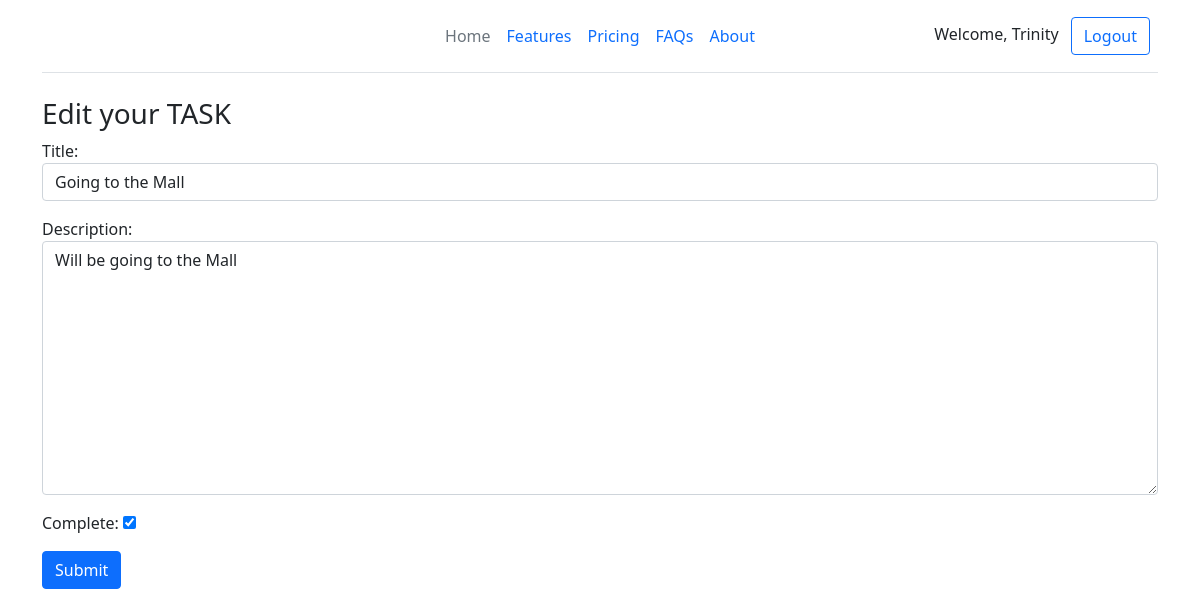
Page /update/1/ (signed in) on the committed database.
### base/models.py (models this page shows, shortened)
class Task(models.Model):
    user = models.ForeignKey(User,on_delete=models.CASCADE,null=True)
    title = models.CharField(max_length=200)
    description = models.TextField(null=False,blank=True)
    complete = models.BooleanField(default=False)
    created = models.DateTimeField(auto_now_add=True)
    class Meta:
        verbose_name = "Task"
        verbose_name_plural = "Task"
        ordering = ['complete']

### base/views.py (the view)
# urls.py: path("update/<int:pk>/", TaskUpdate.as_view(), name= "update"),
class TaskUpdate(LoginRequiredMixin,UpdateView):
    model = Task
    form_class = TaskForm
    template_name = "base/update.html"
    success_url = reverse_lazy('index')

### base/forms.py
class TaskForm(forms.ModelForm):
    class Meta:
        model = Task
        fields = ("title",'description','complete')
        widgets = {
            'title': forms.TextInput(attrs={'class': 'form-control','placeholder':'Enter your List Title'}) ,
            'description': forms.Textarea(attrs={'class': 'form-control','placeholder':'Enter your Description'}) ,
    }

### base/templates/base/update.html (shortened to what this page needs)
{% extends 'base/base.html' %}
{% block body %}
<h3>Edit your TASK</h3>
<form action="#" method="POST">
{{form.as_p}}
<button type="submit" class="btn btn-primary">Submit</button>
</form>
{% endblock body %}

### base/templates/base/base.html (shortened to what this page needs)
<!DOCTYPE html>
<html>
    <head>
        <link href="https://cdn.jsdelivr.net/npm/bootstrap@5.0.2/dist/css/bootstrap.min.css" rel="stylesheet">
    </head>
    <body>
        <div class="container">
            <header class="d-flex flex-wrap align-items-center justify-content-center justify-content-md-between py-3 mb-4 border-bottom">
                <div class="col-md-3 mb-2 mb-md-0">
                  <a href="/" class="d-inline-flex link-body-emphasis text-decoration-none">
                    <svg class="bi" width="40" height="32" role="img" aria-label="Bootstrap"><use xlink:href="#bootstrap"/></svg>
                  </a>
                </div>
                <ul class="nav col-12 col-md-auto mb-2 justify-content-center mb-md-0">
                  <li><a href="{% url 'index' %}" class="nav-link px-2 link-secondary">Home</a></li>
                  <li><a href="#" class="nav-link px-2">Features</a></li>
                  <li><a href="#" class="nav-link px-2">Pricing</a></li>
                  <li><a href="#" class="nav-link px-2">FAQs</a></li>
                  <li><a href="#" class="nav-link px-2">About</a></li>
                </ul>
                {% if user.is_authenticated %}
                <div class="col-md-3 text-end">
                    <span class="me-2">Welcome, {{request.user | capfirst}} </span>
                  <a type="button" href="{% url 'logout' %}" class="btn btn-outline-primary me-2">Logout</a>
                </div>
              </header>
              {% else %}
                <div class="col-md-3 text-end">
                  <a type="button" href="{% url 'login' %}" class="btn btn-outline-primary me-2">Login</a>
                </div>
              </header>
              {% endif %}
       {% block body %}
       {% endblock body %}
        </div>
    </body>
</html>

### rows in the picture
Task: title "Going to the Mall", description "Will be going to the Mall", complete "☑"

### other values in the picture
{{ request.user | capfirst }} "Trinity"
